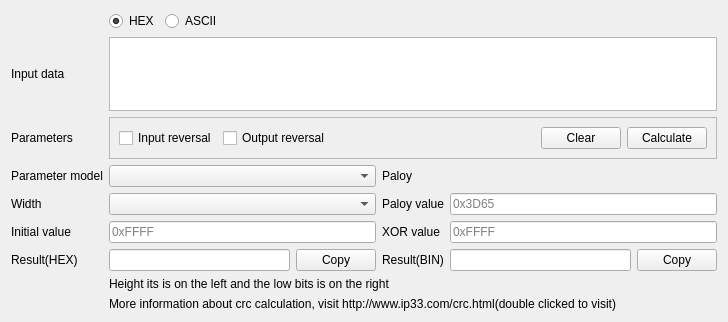
<?xml version="1.0" encoding="UTF-8"?>
<ui version="4.0">
 <class>CrcAssistant</class>
 <widget class="QWidget" name="CrcAssistant">
  <property name="geometry">
   <rect>
    <x>0</x>
    <y>0</y>
    <width>728</width>
    <height>322</height>
   </rect>
  </property>
  <property name="windowTitle">
   <string>CRC Assistant</string>
  </property>
  <layout class="QGridLayout" name="gridLayout">
   <item row="4" column="3">
    <widget class="QLabel" name="label_5">
     <property name="text">
      <string>Paloy value</string>
     </property>
    </widget>
   </item>
   <item row="5" column="0">
    <widget class="QLabel" name="label_6">
     <property name="text">
      <string>Initial value</string>
     </property>
    </widget>
   </item>
   <item row="6" column="2">
    <widget class="QPushButton" name="pushButtonCopyHex">
     <property name="text">
      <string>Copy</string>
     </property>
    </widget>
   </item>
   <item row="8" column="1" colspan="5">
    <widget class="QLabel" name="labelInfo">
     <property name="styleSheet">
      <string notr="true"/>
     </property>
     <property name="text">
      <string>More information about crc calculation, visit http://www.ip33.com/crc.html(double clicked to visit)</string>
     </property>
    </widget>
   </item>
   <item row="2" column="1" colspan="5">
    <widget class="QFrame" name="frame_2">
     <property name="frameShape">
      <enum>QFrame::Shape::StyledPanel</enum>
     </property>
     <property name="frameShadow">
      <enum>QFrame::Shadow::Raised</enum>
     </property>
     <layout class="QHBoxLayout" name="horizontalLayout_2">
      <item>
       <widget class="QCheckBox" name="checkBoxRefIn">
        <property name="text">
         <string>Input reversal</string>
        </property>
       </widget>
      </item>
      <item>
       <widget class="QCheckBox" name="checkBoxRefOut">
        <property name="text">
         <string>Output reversal</string>
        </property>
       </widget>
      </item>
      <item>
       <spacer name="horizontalSpacer_2">
        <property name="orientation">
         <enum>Qt::Orientation::Horizontal</enum>
        </property>
        <property name="sizeHint" stdset="0">
         <size>
          <width>40</width>
          <height>20</height>
         </size>
        </property>
       </spacer>
      </item>
      <item>
       <widget class="QPushButton" name="pushButtonClear">
        <property name="text">
         <string>Clear</string>
        </property>
       </widget>
      </item>
      <item>
       <widget class="QPushButton" name="pushButtonCalculate">
        <property name="text">
         <string>Calculate</string>
        </property>
       </widget>
      </item>
     </layout>
    </widget>
   </item>
   <item row="2" column="0">
    <widget class="QLabel" name="label_11">
     <property name="text">
      <string>Parameters</string>
     </property>
    </widget>
   </item>
   <item row="6" column="4">
    <widget class="QLineEdit" name="lineEditOutputBin"/>
   </item>
   <item row="5" column="3">
    <widget class="QLabel" name="label_7">
     <property name="text">
      <string>XOR value</string>
     </property>
    </widget>
   </item>
   <item row="7" column="1" colspan="4">
    <widget class="QLabel" name="label_10">
     <property name="styleSheet">
      <string notr="true"/>
     </property>
     <property name="text">
      <string>Height its is on the left and the low bits is on the right</string>
     </property>
    </widget>
   </item>
   <item row="0" column="1" colspan="5">
    <widget class="QFrame" name="frame">
     <property name="styleSheet">
      <string notr="true">QFrame {
	border:none
}</string>
     </property>
     <property name="frameShape">
      <enum>QFrame::Shape::StyledPanel</enum>
     </property>
     <property name="frameShadow">
      <enum>QFrame::Shadow::Raised</enum>
     </property>
     <layout class="QHBoxLayout" name="horizontalLayout">
      <property name="leftMargin">
       <number>0</number>
      </property>
      <property name="topMargin">
       <number>0</number>
      </property>
      <property name="rightMargin">
       <number>0</number>
      </property>
      <property name="bottomMargin">
       <number>0</number>
      </property>
      <item>
       <widget class="QRadioButton" name="radioButtonHex">
        <property name="text">
         <string>HEX</string>
        </property>
        <property name="checked">
         <bool>true</bool>
        </property>
       </widget>
      </item>
      <item>
       <widget class="QRadioButton" name="radioButtonASCII">
        <property name="text">
         <string>ASCII</string>
        </property>
       </widget>
      </item>
      <item>
       <spacer name="horizontalSpacer">
        <property name="orientation">
         <enum>Qt::Orientation::Horizontal</enum>
        </property>
        <property name="sizeHint" stdset="0">
         <size>
          <width>40</width>
          <height>20</height>
         </size>
        </property>
       </spacer>
      </item>
     </layout>
    </widget>
   </item>
   <item row="6" column="0">
    <widget class="QLabel" name="label_8">
     <property name="text">
      <string>Result(HEX)</string>
     </property>
    </widget>
   </item>
   <item row="3" column="0">
    <widget class="QLabel" name="label">
     <property name="text">
      <string>Parameter model</string>
     </property>
    </widget>
   </item>
   <item row="6" column="1">
    <widget class="QLineEdit" name="lineEditOutputHex"/>
   </item>
   <item row="3" column="4" colspan="2">
    <widget class="QLabel" name="labelPolyFormula">
     <property name="text">
      <string/>
     </property>
    </widget>
   </item>
   <item row="4" column="0">
    <widget class="QLabel" name="label_2">
     <property name="text">
      <string>Width</string>
     </property>
    </widget>
   </item>
   <item row="1" column="1" colspan="5">
    <widget class="QTextEdit" name="textEdit">
     <property name="html">
      <string>&lt;!DOCTYPE HTML PUBLIC &quot;-//W3C//DTD HTML 4.0//EN&quot; &quot;http://www.w3.org/TR/REC-html40/strict.dtd&quot;&gt;
&lt;html&gt;&lt;head&gt;&lt;meta name=&quot;qrichtext&quot; content=&quot;1&quot; /&gt;&lt;meta charset=&quot;utf-8&quot; /&gt;&lt;style type=&quot;text/css&quot;&gt;
p, li { white-space: pre-wrap; }
hr { height: 1px; border-width: 0; }
li.unchecked::marker { content: &quot;\2610&quot;; }
li.checked::marker { content: &quot;\2612&quot;; }
&lt;/style&gt;&lt;/head&gt;&lt;body style=&quot; font-family:'Microsoft YaHei UI'; font-size:9pt; font-weight:400; font-style:normal;&quot;&gt;
&lt;p style=&quot;-qt-paragraph-type:empty; margin-top:0px; margin-bottom:0px; margin-left:0px; margin-right:0px; -qt-block-indent:0; text-indent:0px; font-family:'SimSun';&quot;&gt;&lt;br /&gt;&lt;/p&gt;&lt;/body&gt;&lt;/html&gt;</string>
     </property>
    </widget>
   </item>
   <item row="6" column="5">
    <widget class="QPushButton" name="pushButtonCopyBin">
     <property name="text">
      <string>Copy</string>
     </property>
    </widget>
   </item>
   <item row="4" column="1" colspan="2">
    <widget class="QComboBox" name="comboBoxWidth"/>
   </item>
   <item row="5" column="1" colspan="2">
    <widget class="QLineEdit" name="lineEditInit">
     <property name="placeholderText">
      <string notr="true">0xFFFF</string>
     </property>
    </widget>
   </item>
   <item row="4" column="4" colspan="2">
    <widget class="QLineEdit" name="lineEditPoly">
     <property name="text">
      <string/>
     </property>
     <property name="placeholderText">
      <string notr="true">0x3D65</string>
     </property>
    </widget>
   </item>
   <item row="3" column="1" colspan="2">
    <widget class="QComboBox" name="comboBoxName"/>
   </item>
   <item row="3" column="3">
    <widget class="QLabel" name="label_4">
     <property name="text">
      <string>Paloy</string>
     </property>
    </widget>
   </item>
   <item row="5" column="4" colspan="2">
    <widget class="QLineEdit" name="lineEditXOROUT">
     <property name="placeholderText">
      <string notr="true">0xFFFF</string>
     </property>
    </widget>
   </item>
   <item row="1" column="0">
    <widget class="QLabel" name="label_3">
     <property name="text">
      <string>Input data</string>
     </property>
    </widget>
   </item>
   <item row="6" column="3">
    <widget class="QLabel" name="label_9">
     <property name="text">
      <string>Result(BIN)</string>
     </property>
    </widget>
   </item>
  </layout>
  <zorder>label_6</zorder>
  <zorder>lineEditOutputHex</zorder>
  <zorder>textEdit</zorder>
  <zorder>lineEditPoly</zorder>
  <zorder>labelInfo</zorder>
  <zorder>label_5</zorder>
  <zorder>label_7</zorder>
  <zorder>label</zorder>
  <zorder>pushButtonCopyBin</zorder>
  <zorder>lineEditXOROUT</zorder>
  <zorder>label_8</zorder>
  <zorder>frame_2</zorder>
  <zorder>comboBoxName</zorder>
  <zorder>label_3</zorder>
  <zorder>frame</zorder>
  <zorder>label_10</zorder>
  <zorder>lineEditOutputBin</zorder>
  <zorder>label_2</zorder>
  <zorder>pushButtonCopyHex</zorder>
  <zorder>label_9</zorder>
  <zorder>comboBoxWidth</zorder>
  <zorder>lineEditInit</zorder>
  <zorder>label_4</zorder>
  <zorder>labelPolyFormula</zorder>
  <zorder>label_11</zorder>
 </widget>
 <resources/>
 <connections>
  <connection>
   <sender>pushButtonClear</sender>
   <signal>clicked()</signal>
   <receiver>textEdit</receiver>
   <slot>clear()</slot>
   <hints>
    <hint type="sourcelabel">
     <x>578</x>
     <y>165</y>
    </hint>
    <hint type="destinationlabel">
     <x>560</x>
     <y>71</y>
    </hint>
   </hints>
  </connection>
  <connection>
   <sender>pushButtonCopyHex</sender>
   <signal>clicked()</signal>
   <receiver>lineEditOutputHex</receiver>
   <slot>selectAll()</slot>
   <hints>
    <hint type="sourcelabel">
     <x>304</x>
     <y>287</y>
    </hint>
    <hint type="destinationlabel">
     <x>236</x>
     <y>290</y>
    </hint>
   </hints>
  </connection>
  <connection>
   <sender>pushButtonCopyHex</sender>
   <signal>clicked()</signal>
   <receiver>lineEditOutputHex</receiver>
   <slot>copy()</slot>
   <hints>
    <hint type="sourcelabel">
     <x>333</x>
     <y>296</y>
    </hint>
    <hint type="destinationlabel">
     <x>201</x>
     <y>297</y>
    </hint>
   </hints>
  </connection>
  <connection>
   <sender>pushButtonCopyBin</sender>
   <signal>clicked()</signal>
   <receiver>lineEditOutputBin</receiver>
   <slot>selectAll()</slot>
   <hints>
    <hint type="sourcelabel">
     <x>671</x>
     <y>288</y>
    </hint>
    <hint type="destinationlabel">
     <x>622</x>
     <y>289</y>
    </hint>
   </hints>
  </connection>
  <connection>
   <sender>pushButtonCopyBin</sender>
   <signal>clicked()</signal>
   <receiver>lineEditOutputBin</receiver>
   <slot>copy()</slot>
   <hints>
    <hint type="sourcelabel">
     <x>662</x>
     <y>295</y>
    </hint>
    <hint type="destinationlabel">
     <x>616</x>
     <y>295</y>
    </hint>
   </hints>
  </connection>
  <connection>
   <sender>radioButtonHex</sender>
   <signal>clicked()</signal>
   <receiver>textEdit</receiver>
   <slot>clear()</slot>
   <hints>
    <hint type="sourcelabel">
     <x>149</x>
     <y>20</y>
    </hint>
    <hint type="destinationlabel">
     <x>149</x>
     <y>43</y>
    </hint>
   </hints>
  </connection>
 </connections>
</ui>
